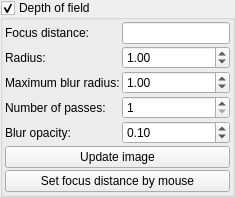
            <widget class="MyGroupBox" name="groupCheck_DOF_enabled">
             <property name="toolTip">
              <string>&lt;html&gt;&lt;head/&gt;&lt;body&gt;&lt;p&gt;Depth of field is the effect in which objects within some range of distances in a scene appear in focus, and objects nearer or farther than this range appear out of focus.&lt;/p&gt;&lt;p&gt;note: using DOF prevents one-pass anaglyph rendering, unless Monte carlo algorithm mode is selected.&lt;/p&gt;&lt;/body&gt;&lt;/html&gt;</string>
             </property>
             <property name="title">
              <string>Depth of field</string>
             </property>
             <property name="checkable">
              <bool>true</bool>
             </property>
             <layout class="QVBoxLayout" name="verticalLayout_73">
              <property name="spacing">
               <number>2</number>
              </property>
              <property name="leftMargin">
               <number>2</number>
              </property>
              <property name="topMargin">
               <number>2</number>
              </property>
              <property name="rightMargin">
               <number>2</number>
              </property>
              <property name="bottomMargin">
               <number>2</number>
              </property>
              <item>
               <layout class="QGridLayout" name="gridLayout_35" columnstretch="0,0">
                <property name="spacing">
                 <number>2</number>
                </property>
                <item row="0" column="0">
                 <widget class="QLabel" name="label_131">
                  <property name="text">
                   <string>Focus distance:</string>
                  </property>
                 </widget>
                </item>
                <item row="1" column="0">
                 <widget class="QLabel" name="label_136">
                  <property name="text">
                   <string>Radius:</string>
                  </property>
                 </widget>
                </item>
                <item row="0" column="1">
                 <widget class="MyLineEdit" name="logedit_DOF_focus">
                  <property name="toolTip">
                   <string>&lt;html&gt;&lt;head/&gt;&lt;body&gt;&lt;p&gt;It's the distance where objects appear in focus.&lt;/p&gt;&lt;p&gt;Distance can be set bu using button &lt;span style=" font-style:italic;"&gt;Set focus distance by mouse&lt;/span&gt;&lt;/p&gt;&lt;p&gt;&lt;br/&gt;&lt;/p&gt;&lt;table border="0" style=" margin-top:0px; margin-bottom:0px; margin-left:0px; margin-right:0px;" cellspacing="2" cellpadding="0"&gt;&lt;tr&gt;&lt;td&gt;&lt;p&gt;low focus distance&lt;/p&gt;&lt;/td&gt;&lt;td&gt;&lt;p&gt;high focus distance&lt;/p&gt;&lt;/td&gt;&lt;/tr&gt;&lt;tr&gt;&lt;td&gt;&lt;p&gt;&lt;img src=":/tooltips/tooltips_images/image - DOF - focus close.jpg"/&gt;&lt;/p&gt;&lt;/td&gt;&lt;td&gt;&lt;p&gt;&lt;img src=":/tooltips/tooltips_images/image - DOF - focus far.jpg"/&gt;&lt;/p&gt;&lt;/td&gt;&lt;/tr&gt;&lt;/table&gt;&lt;/body&gt;&lt;/html&gt;</string>
                  </property>
                 </widget>
                </item>
                <item row="1" column="1">
                 <widget class="MyDoubleSpinBox" name="spinbox_DOF_radius">
                  <property name="sizePolicy">
                   <sizepolicy hsizetype="Minimum" vsizetype="Maximum">
                    <horstretch>0</horstretch>
                    <verstretch>0</verstretch>
                   </sizepolicy>
                  </property>
                  <property name="toolTip">
                   <string>&lt;html&gt;&lt;head/&gt;&lt;body&gt;&lt;p&gt;Intensity of DOF effect (average radius of blur)&lt;/p&gt;&lt;p&gt;&lt;br/&gt;&lt;/p&gt;&lt;table border="0" style=" margin-top:0px; margin-bottom:0px; margin-left:0px; margin-right:0px;" cellspacing="2" cellpadding="0"&gt;&lt;tr&gt;&lt;td&gt;&lt;p&gt;radius = 10&lt;/p&gt;&lt;/td&gt;&lt;td&gt;&lt;p&gt;radius = 50&lt;/p&gt;&lt;/td&gt;&lt;/tr&gt;&lt;tr&gt;&lt;td&gt;&lt;p&gt;&lt;img src=":/tooltips/tooltips_images/image - DOF - radius 10.jpg"/&gt;&lt;/p&gt;&lt;/td&gt;&lt;td&gt;&lt;p&gt;&lt;img src=":/tooltips/tooltips_images/image - DOF - radius 50.jpg"/&gt;&lt;/p&gt;&lt;/td&gt;&lt;/tr&gt;&lt;/table&gt;&lt;/body&gt;&lt;/html&gt;</string>
                  </property>
                  <property name="prefix">
                   <string></string>
                  </property>
                  <property name="suffix">
                   <string></string>
                  </property>
                  <property name="decimals">
                   <number>2</number>
                  </property>
                  <property name="minimum">
                   <double>0.010000000000000</double>
                  </property>
                  <property name="maximum">
                   <double>5000.000000000000000</double>
                  </property>
                  <property name="singleStep">
                   <double>1.000000000000000</double>
                  </property>
                  <property name="value">
                   <double>1.000000000000000</double>
                  </property>
                 </widget>
                </item>
                <item row="3" column="0">
                 <widget class="QLabel" name="label_349">
                  <property name="text">
                   <string>Number of passes:</string>
                  </property>
                 </widget>
                </item>
                <item row="3" column="1">
                 <widget class="MySpinBox" name="spinboxInt_DOF_number_of_passes">
                  <property name="sizePolicy">
                   <sizepolicy hsizetype="Minimum" vsizetype="Maximum">
                    <horstretch>0</horstretch>
                    <verstretch>0</verstretch>
                   </sizepolicy>
                  </property>
                  <property name="toolTip">
                   <string>&lt;html&gt;&lt;head/&gt;&lt;body&gt;&lt;p&gt;Number of passes of rendering DOF effect. One pass is enough for most of cases. But for more realistic blur it can be increased (e.g to 4) and blur opacity should be accordingly decreased (e.g. to 1.0)&lt;/p&gt;&lt;/body&gt;&lt;/html&gt;</string>
                  </property>
                  <property name="minimum">
                   <number>1</number>
                  </property>
                  <property name="maximum">
                   <number>10</number>
                  </property>
                 </widget>
                </item>
                <item row="4" column="0">
                 <widget class="QLabel" name="label_350">
                  <property name="text">
                   <string>Blur opacity:</string>
                  </property>
                 </widget>
                </item>
                <item row="4" column="1">
                 <widget class="MyDoubleSpinBox" name="spinbox_DOF_blur_opacity">
                  <property name="sizePolicy">
                   <sizepolicy hsizetype="Minimum" vsizetype="Maximum">
                    <horstretch>0</horstretch>
                    <verstretch>0</verstretch>
                   </sizepolicy>
                  </property>
                  <property name="toolTip">
                   <string>&lt;html&gt;&lt;head/&gt;&lt;body&gt;&lt;p&gt;Opacity of blur effect used during second phase of rendering the DOF effect. 4.0 is correct for most of cases. But for more realistic blur the number of passes can be increased (e.g to 4) and blur opacity should be accordingly decreased (e.g. to 1.0)&lt;/p&gt;&lt;/body&gt;&lt;/html&gt;</string>
                  </property>
                  <property name="prefix">
                   <string></string>
                  </property>
                  <property name="suffix">
                   <string></string>
                  </property>
                  <property name="decimals">
                   <number>2</number>
                  </property>
                  <property name="minimum">
                   <double>0.010000000000000</double>
                  </property>
                  <property name="maximum">
                   <double>100.000000000000000</double>
                  </property>
                  <property name="singleStep">
                   <double>0.100000000000000</double>
                  </property>
                  <property name="value">
                   <double>0.100000000000000</double>
                  </property>
                 </widget>
                </item>
                <item row="2" column="0">
                 <widget class="QLabel" name="label_138">
                  <property name="text">
                   <string>Maximum blur radius:</string>
                  </property>
                 </widget>
                </item>
                <item row="2" column="1">
                 <widget class="MyDoubleSpinBox" name="spinbox_DOF_max_radius">
                  <property name="sizePolicy">
                   <sizepolicy hsizetype="Minimum" vsizetype="Maximum">
                    <horstretch>0</horstretch>
                    <verstretch>0</verstretch>
                   </sizepolicy>
                  </property>
                  <property name="toolTip">
                   <string>&lt;html&gt;&lt;head/&gt;&lt;body&gt;&lt;p&gt;Maximum radius of generated blur. Lower value can speed up rendering but effect will be less realistic.&lt;/p&gt;&lt;/body&gt;&lt;/html&gt;</string>
                  </property>
                  <property name="prefix">
                   <string></string>
                  </property>
                  <property name="suffix">
                   <string></string>
                  </property>
                  <property name="decimals">
                   <number>2</number>
                  </property>
                  <property name="minimum">
                   <double>0.010000000000000</double>
                  </property>
                  <property name="maximum">
                   <double>5000.000000000000000</double>
                  </property>
                  <property name="singleStep">
                   <double>1.000000000000000</double>
                  </property>
                  <property name="value">
                   <double>1.000000000000000</double>
                  </property>
                 </widget>
                </item>
               </layout>
              </item>
              <item>
               <widget class="QPushButton" name="pushButton_DOF_update">
                <property name="sizePolicy">
                 <sizepolicy hsizetype="Minimum" vsizetype="Maximum">
                  <horstretch>0</horstretch>
                  <verstretch>0</verstretch>
                 </sizepolicy>
                </property>
                <property name="toolTip">
                 <string>&lt;html&gt;&lt;head/&gt;&lt;body&gt;&lt;p&gt;Update image after changes of DOF settings. Can be updated even after image rendering.&lt;/p&gt;&lt;/body&gt;&lt;/html&gt;</string>
                </property>
                <property name="text">
                 <string>Update image</string>
                </property>
               </widget>
              </item>
              <item>
               <widget class="QPushButton" name="pushButton_DOF_set_focus">
                <property name="sizePolicy">
                 <sizepolicy hsizetype="Minimum" vsizetype="Maximum">
                  <horstretch>0</horstretch>
                  <verstretch>0</verstretch>
                 </sizepolicy>
                </property>
                <property name="toolTip">
                 <string>&lt;html&gt;&lt;head/&gt;&lt;body&gt;&lt;p&gt;Setting of focus distance by mouse pointer. &lt;/p&gt;&lt;p&gt;Click on this button and then point the object on image which you want to appear in focus.&lt;/p&gt;&lt;p&gt;After using it don't forget to change &lt;span style=" font-style:italic;"&gt;Navigation&lt;/span&gt; / &lt;span style=" font-style:italic;"&gt;Mouse click function&lt;/span&gt; to continue work with the camera.&lt;/p&gt;&lt;/body&gt;&lt;/html&gt;</string>
                </property>
                <property name="text">
                 <string>Set focus distance by mouse</string>
                </property>
               </widget>
              </item>
             </layout>
            </widget>
